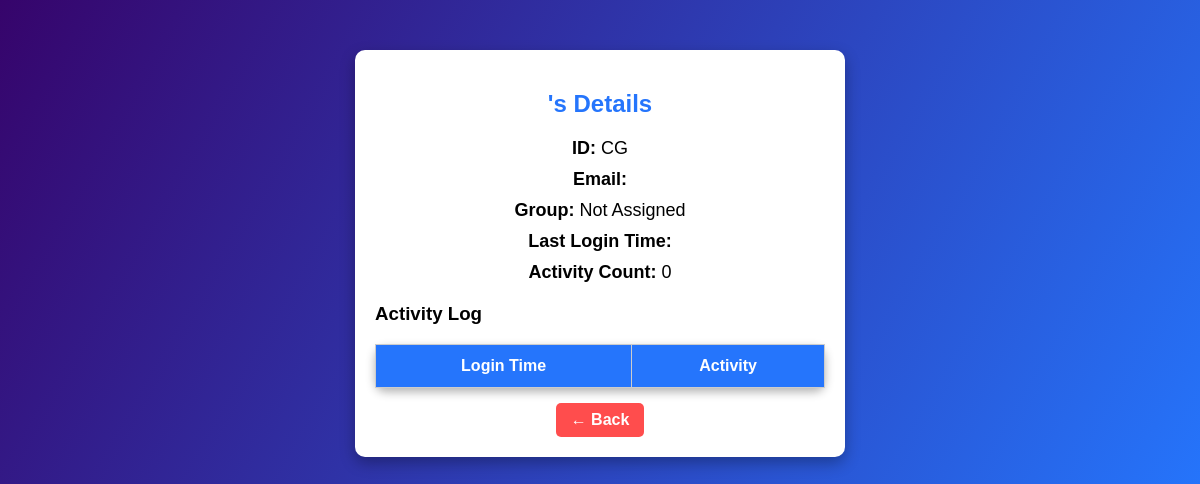
Page /user_details/3 on the earlier database version.
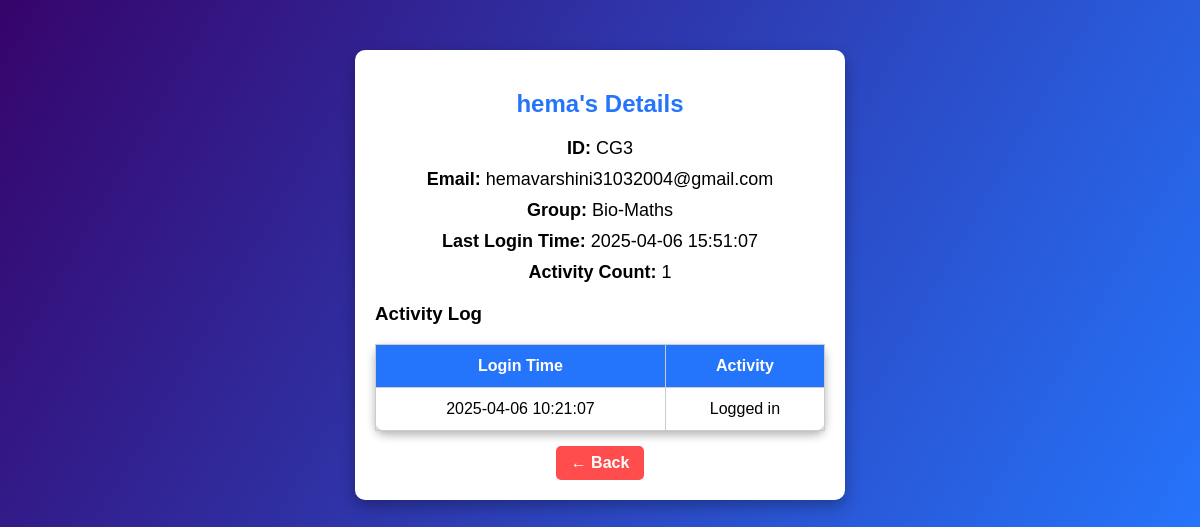
Same page on the later database version.
### tables this page shows
CREATE TABLE users (
    id INTEGER PRIMARY KEY AUTOINCREMENT,
    name TEXT NOT NULL,
    email TEXT NOT NULL UNIQUE,
    password TEXT NOT NULL,
    is_admin INTEGER DEFAULT 0,
    student_group TEXT,
    test_score INTEGER,
    recommended_degrees TEXT,
    login_time TEXT
);

CREATE TABLE user_activity (
    id INTEGER PRIMARY KEY AUTOINCREMENT,
    user_id INTEGER NOT NULL,
    activity TEXT NOT NULL,
    timestamp DATETIME DEFAULT CURRENT_TIMESTAMP,
    FOREIGN KEY (user_id) REFERENCES users(id)
);

### app.py (the view)
@app.route('/user_details/<int:user_id>')
def user_details(user_id):
    conn = sqlite3.connect('career.db')
    cursor = conn.cursor()
    cursor.execute("SELECT id, name, email, student_group, login_time FROM users WHERE id=?", (user_id,))
    user = cursor.fetchone()
    cursor.execute("SELECT timestamp, activity FROM user_activity WHERE user_id=?", (user_id,))
    activities = cursor.fetchall()
    activity_count = len(activities)
    if 'user_id' in session:
        log_activity(session['user_id'], f"Viewed user {user[1]}'s details")
    conn.close()
    return render_template('user_details.html', user=user, activities=activities, activity_count=activity_count)

### templates/user_details.html (shortened to what this page needs)
<!DOCTYPE html>
<html lang="en">
<head>
    <link rel="stylesheet" href="{{ url_for('static', filename='styles.css') }}">
</head>
<body>
    <div class="details-container">
        <h2>{{ user[1] }}'s Details</h2>
        <p class="info"><strong>ID:</strong> CG{{ user[0] }}</p>
        <p class="info"><strong>Email:</strong> {{ user[2] }}</p>
        <p class="info"><strong>Group:</strong> {{ user[3] if user[3] else "Not Assigned" }}</p>
        <p class="info"><strong>Last Login Time:</strong> {{ user[4] }}</p>
        <p class="info"><strong>Activity Count:</strong> {{ activity_count }}</p>
        <div class="activity-log">
            <h3>Activity Log</h3>
            <table>
                <tr>
                    <th>Login Time</th>
                    <th>Activity</th>
                </tr>
                {% for activity in activities %}
                <tr>
                    <td>{{ activity[0] }}</td>
                    <td>{{ activity[1] }}</td>
                </tr>
                {% endfor %}
            </table>
        </div>
        <a href="/admin_dashboard" class="back-btn">← Back</a>
    </div>
</body>
</html>

### static/styles.css (style rules this page uses)
body { font-family: 'Poppins', sans-serif; background: linear-gradient(120deg, #36046b, #2575fc); text-align: center; margin: 0; padding: 0; }
table { width: 80%; margin: auto; border-collapse: collapse; margin-top: 20px; background: white; padding: 20px; box-shadow: 0px 4px 10px rgba(0, 0, 0, 0.3); border-radius: 10px; }
table th, table td { border: 1px solid #ccc; padding: 12px; text-align: center; }
th { background: #2575fc; color: white; }
a { color: black; text-decoration: none; }

### templates/user_details.html (style rules this page uses)
body { background-color: #f4f4f4; font-family: Arial, sans-serif; }
.details-container { width: 450px; background: white; padding: 20px; border-radius: 10px; box-shadow: 0px 6px 15px rgba(0, 0, 0, 0.3); margin: 50px auto; text-align: center; }
h2 { color: #2575fc; }
.info { margin: 10px 0; font-size: 18px; }
.activity-log { margin-top: 20px; text-align: left; }
table { width: 100%; border-collapse: collapse; margin-top: 10px; }
th, td { padding: 10px; border: 1px solid #ddd; text-align: center; }
th { background-color: #2575fc; color: white; }
.back-btn { display: inline-block; background: #ff4d4d; color: white; padding: 8px 15px; border-radius: 5px; text-decoration: none; font-weight: bold; margin-top: 15px; }

Differences in the rows shown:
added users: name "hema", id "3", email "hemavarshini31032004@gmail.com", student_group "Bio-Maths", login_time "2025-04-06 15:51:07"
added user_activity: timestamp "2025-04-06 10:21:07", activity "Logged in"
Other differences:
{{ activity_count }}: "0" → "1"
{{ user[3] if user[3] else "Not Assigned" }}: "Not Assigned" → (not shown)
